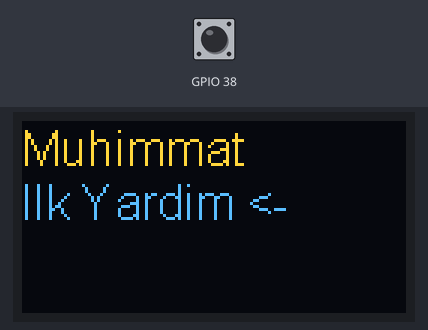
A sketch run on a simulated ESP8266 (NodeMCU). Parts: 128×64 one-colour display. The test bench sets the inputs (shaded band); at power-on: GPIO 38 HIGH. The OLED is the two-colour kind (top 16 rows yellow).

Above: at 1.2 s.
1.3 s: GPIO 38 pulled LOW for 0.15 s
At 2.6 s:
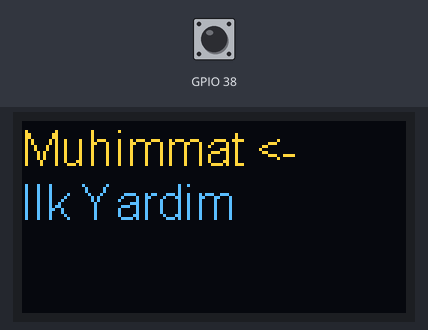
Timing chart, 0 to 4.3 s (numbered marks = the images above; inputs shaded):
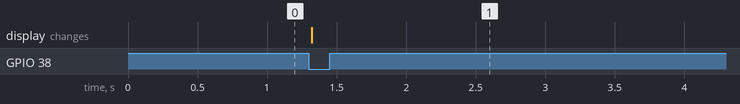

Measured:
- after the input at 1.3 s, the display: changes at once (image 1)

The sketch:

butonbasma.ino
```cpp
#include <Arduino.h>
#include "SSD1306Wire.h"
#define I2C_SDA 21                           // OLED PIN
#define I2C_SCL 22                           // OLED PIN
SSD1306Wire display(0x3c, I2C_SDA, I2C_SCL); // Ekran Tanımlama      // OLED ekran için kütüphane


struct Button {
    const uint8_t PIN;
    uint32_t numberKeyPresses;
    bool pressed;
};

Button button1 = {38, 0, false};
void IRAM_ATTR isr(void* arg) {
    Button* s = static_cast<Button*>(arg);
    s->numberKeyPresses += 1;
    s->pressed = true;
}


void setup() {
    Serial.begin(115200);
    display.init();
    display.flipScreenVertically();
    display.setFont(ArialMT_Plain_10);
    display.setTextAlignment(TEXT_ALIGN_LEFT);

    pinMode(button1.PIN, INPUT_PULLUP);
    attachInterruptArg(button1.PIN, isr, &button1, FALLING);
}


void loop() {
    display.clear();
    display.setTextAlignment(TEXT_ALIGN_LEFT);
    display.setFont(ArialMT_Plain_16);
    display.drawString(0, 0, "Muhimmat");
    display.drawString(0, 18, "Ilk Yardim");


    if (button1.pressed) {
        //Serial.printf("Button 1 has been pressed %u times\n", button1.numberKeyPresses);
        button1.pressed = false;
    }
    static uint32_t lastMillis = 0;
    if (millis() - lastMillis > 10000) {
      lastMillis = millis();
      detachInterrupt(button1.PIN);
    }
    if(button1.numberKeyPresses % 2 == 1){
      if(button1.pressed){Serial.printf("1 Kez Basıldı %u times\n", button1.numberKeyPresses);}
      display.drawString(0, 0, "Muhimmat <-");

    }
    else if(button1.numberKeyPresses % 2 == 0)
    {
      if(button1.pressed){Serial.printf("2 Kez Basıldı %u times\n", button1.numberKeyPresses);}
      display.drawString(0, 18, "Ilk Yardim <-");
    }
    display.display();
}
```
